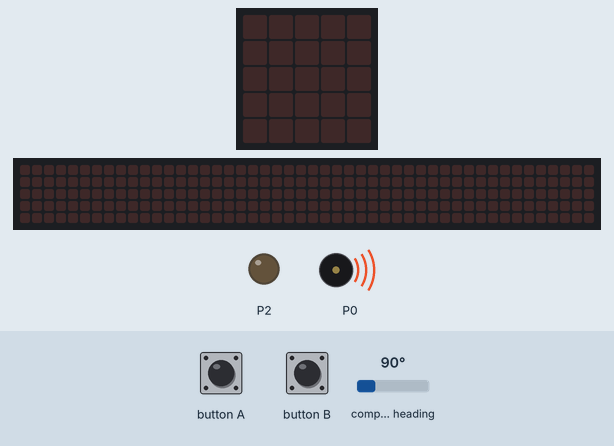
Recording of a program running on a simulated BBC micro:bit (MakeCode). Shown: the board's 5×5 LED display, a strip that is not on the board, showing the scrolling text unrolled, output pins drawn as LEDs (lit = HIGH), buzzer (waves = sounding). Dashed ring = blinking. The test bench sets the inputs (shaded band); at power-on: compass heading 90°. The 48×5 strip is a reading aid, not a part: it shows the text the display is scrolling, unrolled, one strip-width of it at a time; the compass is already calibrated.

Above: at 7.1 s.
7.2 s: compass heading set to 269°
At 9.18 s:
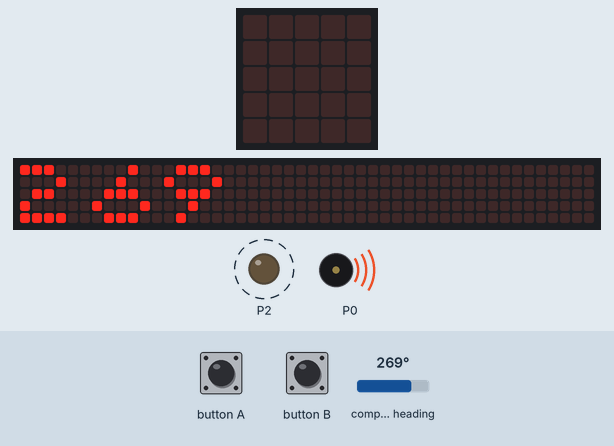
11.0 s: compass heading set to 90°
At 15.2 s:
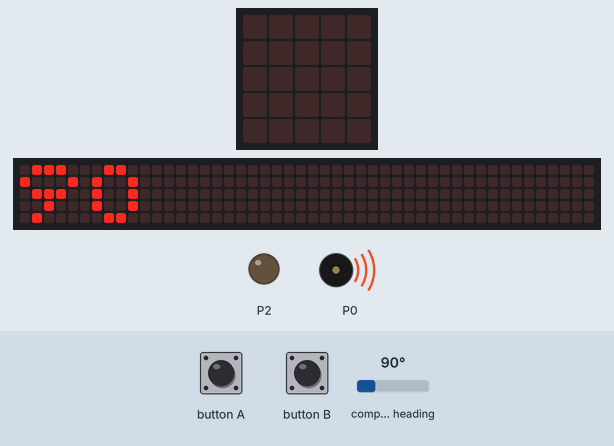
16.9 s: compass heading set to 7°
At 18.8 s:
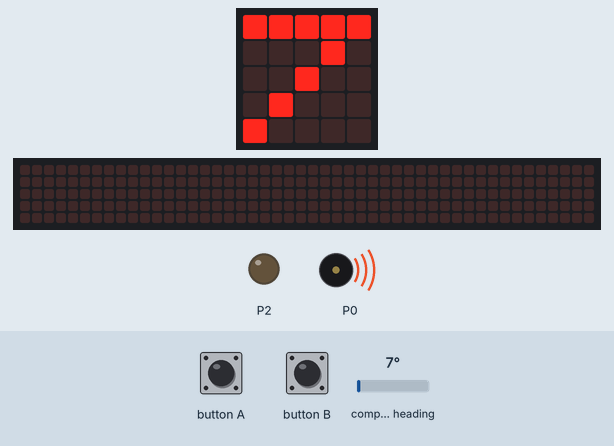
Timing chart, 0 to 23.8 s (numbered marks = the images above; inputs shaded):
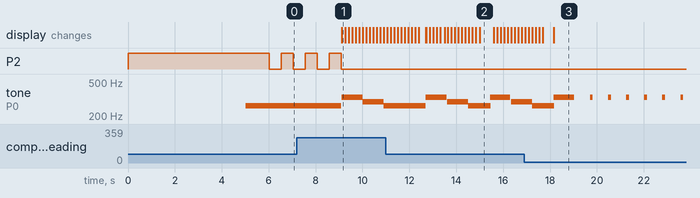

The program:

main.ts
```typescript
input.onButtonPressed(Button.A, function () {
    if (Toestand == 1) {
        Toestand = 4
        Timer = input.runningTime() + 8000
    } else if (Toestand == 2) {
        Toestand = 1
        Timer = input.runningTime() + 5000
        pins.digitalWritePin(DigitalPin.P2, 1)
        music.stopAllSounds()
    }
})
input.onGesture(Gesture.Shake, function () {
    if (Toestand == 4) {
        Timer = Timer / 2
    }
})
input.onButtonPressed(Button.B, function () {
    if (Toestand == 4) {
        Toestand = 1
        Timer = input.runningTime() + 5000
    }
})
let Timer = 0
let Toestand = 0
Toestand = 1
Timer = input.runningTime() + 5000
music.setBuiltInSpeakerEnabled(false)
let kompaswaarde = input.compassHeading()
basic.forever(function () {
    if (Toestand == 1) {
        music.stopAllSounds()
        pins.digitalWritePin(DigitalPin.P2, 1)
        if (input.runningTime() >= Timer) {
            Toestand = 2
            Timer = input.runningTime() + 4000
        }
    } else if (Toestand == 2) {
        music.play(music.tonePlayable(262, music.beat(BeatFraction.Whole)), music.PlaybackMode.LoopingInBackground)
        basic.pause(500)
        pins.analogWritePin(AnalogPin.P2, 1023)
        basic.pause(500)
        pins.analogWritePin(AnalogPin.P2, 0)
        if (input.runningTime() >= Timer) {
            Toestand = 3
            music.stopAllSounds()
            kompaswaarde = input.compassHeading()
        }
    } else if (Toestand == 3) {
        pins.analogWritePin(AnalogPin.P2, 0)
        music.play(music.stringPlayable("E D C C E D C D ", 67), music.PlaybackMode.LoopingInBackground)
        basic.showNumber(input.compassHeading())
        if (input.compassHeading() == kompaswaarde - 45) {
            Toestand = 5
            Timer = input.runningTime() + 6000
        }
    } else if (Toestand == 4) {
        music.stopAllSounds()
        pins.analogWritePin(AnalogPin.P2, 289)
        if (input.runningTime() >= Timer) {
            Toestand = 1
            Timer = input.runningTime() + 5000
        }
    } else if (Toestand == 5) {
        if (input.compassHeading() < kompaswaarde - 55 || input.compassHeading() < kompaswaarde - 35) {
            Timer = input.runningTime() + 6000
        }
        if (input.runningTime() >= Timer) {
            music.stopAllSounds()
            Toestand = 1
            Timer = input.runningTime() + 5000
        }
    }
})
```

test.ts
```typescript
// tests gaan hier; deze zal niet worden gecompileerd wanneer dit pakket wordt gebruikt als extensie.
```

Measured:
- after the input at 16.9 s, the display: first differs from a run without the input after 1.3 s (image 3)
- what the display in image 2 shows lasts 0.6 s, from 15.0 s to 15.6 s
